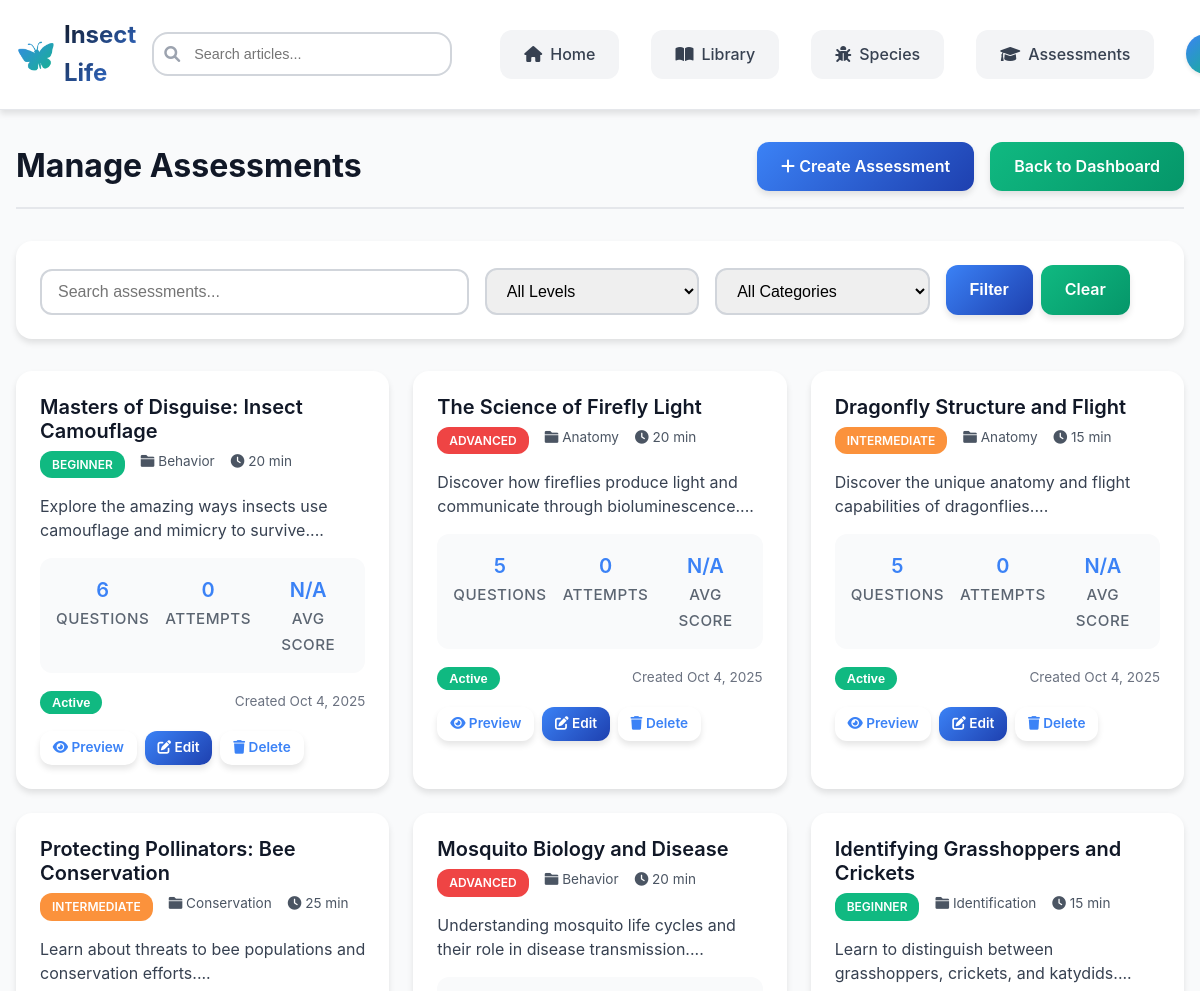
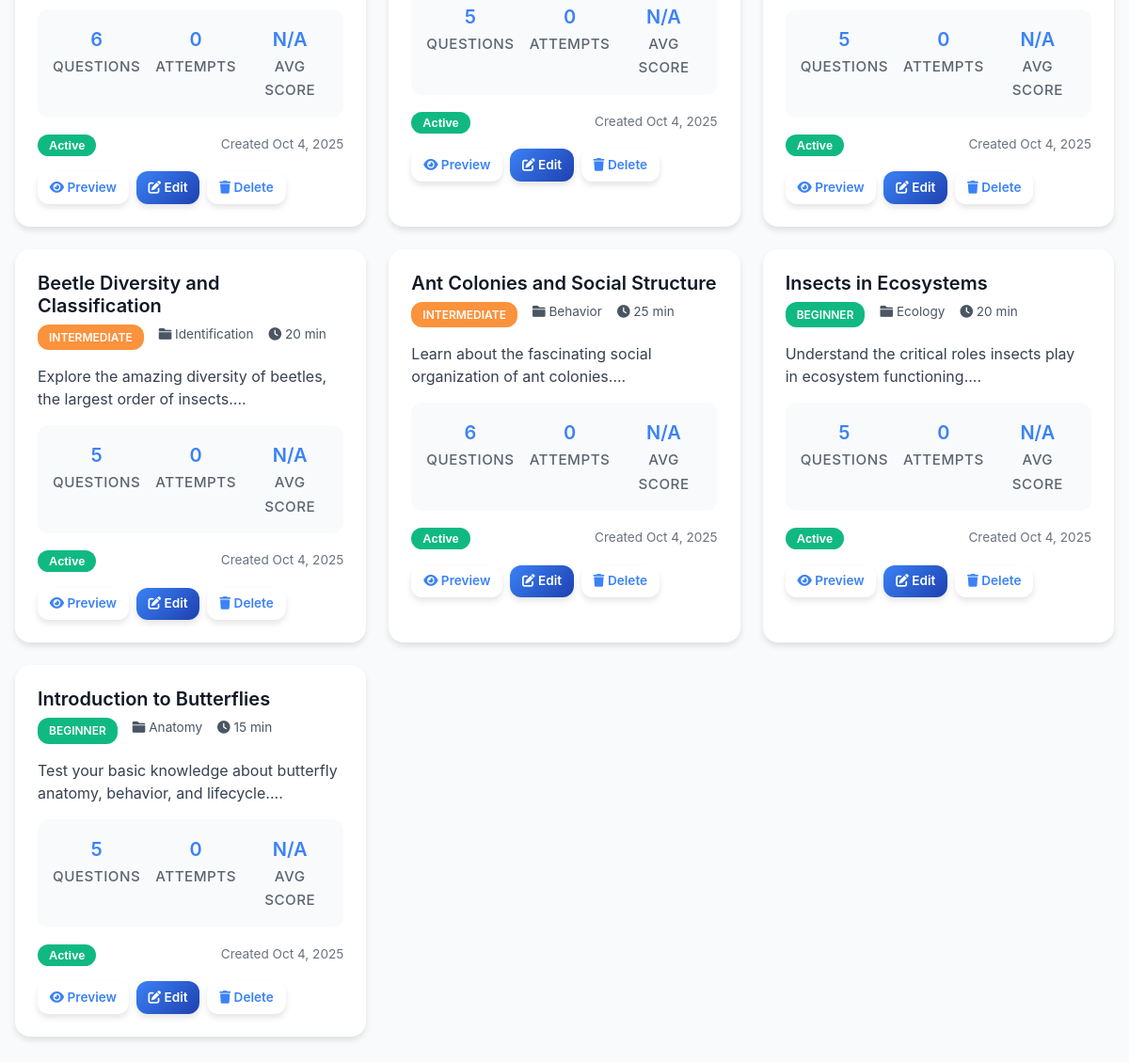
The page /admin/assessments.php (signed in) on the database its author committed (2 pictures, top to bottom).
### tables this page shows
CREATE TABLE `assessments` (
  `id` int(11) NOT NULL,
  `title` varchar(200) NOT NULL,
  `description` text DEFAULT NULL,
  `category` varchar(50) DEFAULT NULL,
  `difficulty_level` enum('beginner','intermediate','advanced') DEFAULT 'beginner',
  `total_questions` int(11) NOT NULL,
  `question_count` int(11) DEFAULT 0,
  `passing_score` decimal(5,2) DEFAULT 70.00,
  `time_limit` int(11) DEFAULT NULL,
  `badge_id` int(11) DEFAULT NULL,
  `is_active` tinyint(1) DEFAULT 1,
  `created_at` timestamp NOT NULL DEFAULT current_timestamp(),
  `updated_at` timestamp NOT NULL DEFAULT current_timestamp() ON UPDATE current_timestamp()
);

### admin/assessments.php (the view, shortened to what this page needs)
<?php
$search = isset($_GET['search']) ? sanitizeInput($_GET['search']) : '';
$page = isset($_GET['page']) ? max(1, intval($_GET['page'])) : 1;
$per_page = 20;
try {
    $pdo = getDBConnection();
    $where_conditions = [];
    $where_clause = !empty($where_conditions) ? 'WHERE ' . implode(' AND ', $where_conditions) : '';
    $offset = ($page - 1) * $per_page;
    $query = "
        SELECT a.*,
               COUNT(DISTINCT ua.id) as attempt_count,
               AVG(ua.score) as avg_score
        FROM assessments a
        LEFT JOIN user_assessments ua ON a.id = ua.assessment_id
        $where_clause
        GROUP BY a.id
        ORDER BY a.created_at DESC
        LIMIT :limit OFFSET :offset
    ";
    $stmt = $pdo->prepare($query);
    $stmt->bindValue(':limit', $per_page, PDO::PARAM_INT);
    $stmt->bindValue(':offset', $offset, PDO::PARAM_INT);
    $stmt->execute();
    $assessments = $stmt->fetchAll();
} catch (Exception $e) {
    error_log("Assessments admin error: " . $e->getMessage());
    $assessments = [];
    $total_assessments = 0;
    $total_pages = 0;
}
include 'includes/header.php';
?>
<link rel="stylesheet" href="../assets/css/main.css">
<link rel="stylesheet" href="../assets/css/header.css">
<link rel="stylesheet" href="../assets/css/admin.css">
<div class="admin-container">
    <div class="page-header">
        <h1>Manage Assessments</h1>
        <div style="display: flex; gap: 1rem;">
            <a href="assessment-edit.php" class="btn btn-primary">
                <i class="fas fa-plus"></i> Create Assessment
            </a>
            <a href="index.php" class="btn btn-secondary">Back to Dashboard</a>
        </div>
    </div>
    <div class="filters-section">
        <form method="GET">
            <div class="filters-grid">
                <input type="text" name="search" class="form-control" placeholder="Search assessments..." value="<?php echo htmlspecialchars($search); ?>">
                <select name="difficulty" class="form-control">
                    <option value="">All Levels</option>
                </select>
                <select name="category" class="form-control">
                    <option value="">All Categories</option>
                </select>
                <div style="display: flex; gap: 0.5rem;">
                    <button type="submit" class="btn btn-primary">Filter</button>
                    <a href="assessments.php" class="btn btn-secondary">Clear</a>
                </div>
            </div>
        </form>
    </div>
    <?php if (empty($assessments)): ?>
        <div style="text-align: center; padding: 3rem; background: white; border-radius: var(--border-radius-lg);">
            <div style="font-size: 3rem; margin-bottom: 1rem;">📝</div>
            <p>No assessments found. <a href="assessment-edit.php">Create your first assessment</a></p>
        </div>
    <?php else: ?>
        <div class="assessments-grid">
            <?php foreach ($assessments as $assessment): ?>
                <div class="assessment-card">
                    <div class="assessment-header">
                        <h3 class="assessment-title"><?php echo htmlspecialchars($assessment['title']); ?></h3>
                        <div class="assessment-meta">
                            <span class="difficulty-badge difficulty-<?php echo $assessment['difficulty_level']; ?>">
                                <?php echo ucfirst($assessment['difficulty_level']); ?>
                            </span>
                            <span><i class="fas fa-folder"></i> <?php echo ucfirst($assessment['category']); ?></span>
                            <span><i class="fas fa-clock"></i> <?php echo $assessment['time_limit']; ?> min</span>
                        </div>
                    </div>
                    <div class="assessment-description">
                        <?php echo htmlspecialchars(substr($assessment['description'], 0, 120)) . '...'; ?>
                    </div>
                    <div class="assessment-stats">
                        <div class="stat-item">
                            <span class="stat-value"><?php echo $assessment['question_count']; ?></span>
                            <span class="stat-label">Questions</span>
                        </div>
                        <div class="stat-item">
                            <span class="stat-value"><?php echo number_format($assessment['attempt_count']); ?></span>
                            <span class="stat-label">Attempts</span>
                        </div>
                        <div class="stat-item">
                            <span class="stat-value"><?php echo $assessment['avg_score'] ? round($assessment['avg_score']) . '%' : 'N/A'; ?></span>
                            <span class="stat-label">Avg Score</span>
                        </div>
                    </div>
                    <div style="display: flex; justify-content: space-between; align-items: center; margin-bottom: 1rem;">
                        <form method="POST" style="display: inline;">
                            <button type="submit" name="toggle_status" class="status-badge <?php echo $assessment['is_active'] ? 'status-active' : 'status-inactive'; ?>">
                                <?php echo $assessment['is_active'] ? 'Active' : 'Inactive'; ?>
                            </button>
                        </form>
                        <div style="font-size: 0.85rem; color: var(--gray-500);">
                            Created <?php echo date('M j, Y', strtotime($assessment['created_at'])); ?>
                        </div>
                    </div>
                    <div class="assessment-actions">
                        <a href="../assessment.php?id=<?php echo $assessment['id']; ?>" class="btn btn-sm btn-info" target="_blank" title="Preview">
                            <i class="fas fa-eye"></i> Preview
                        </a>
                        <a href="assessment-edit.php?id=<?php echo $assessment['id']; ?>" class="btn btn-sm btn-primary" title="Edit">
                            <i class="fas fa-edit"></i> Edit
                        </a>
                        <a href="?delete=<?php echo $assessment['id']; ?>&confirm=1" class="btn btn-sm btn-danger" onclick="return confirm('Delete this assessment and all attempts?')" title="Delete">
                            <i class="fas fa-trash"></i> Delete
                        </a>
                    </div>
                </div>
            <?php endforeach; ?>
        </div>
    <?php endif; ?>
</div>

### assets/css/main.css (style rules this page uses)
:root { --primary-blue-dark: #1e40af; --primary-blue: #3b82f6; --primary-blue-light: #60a5fa; --secondary-green-dark: #059669; --secondary-green: #10b981; --secondary-green-light: #34d399; --accent-yellow: #fbbf24; --accent-orange: #fb923c; --accent-brown: #92400e; --white: #ffffff; --gray-50: #f9fafb; --gray-100: #f3f4f6; --gray-200: #e5e7eb; --gray-300: #d1d5db; --gray-400: #9ca3af; --gray-500: #6b7280; --gray-600: #4b5563; --gray-700: #374151; --gray-800: #1f2937; --gray-900: #111827; --font-family-primary: 'Inter', 'Segoe UI', Tahoma, Geneva, Verdana, sans-serif; --font-family-secondary: 'Open Sans', Arial, sans-serif; --container-max-width: 1200px; --section-padding: 4rem 2rem; --card-padding: 2rem; --border-radius-sm: 8px; --border-radius-md: 12px; --border-radius-lg: 16px; --border-radius-xl: 20px; --shadow-sm: 0 2px 4px rgba(0, 0, 0, 0.1); --shadow-md: 0 4px 6px rgba(0, 0, 0, 0.1); --shadow-lg: 0 10px 15px rgba(0, 0, 0, 0.1); --shadow-xl: 0 20px 25px rgba(0, 0, 0, 0.15); --transition-fast: 0.2s ease; --transition-normal: 0.3s ease; --transition-slow: 0.5s ease; }
* { margin: 0; padding: 0; box-sizing: border-box; }
html { scroll-behavior: smooth; font-size: 16px; }
body { font-family: var(--font-family-primary); line-height: 1.6; color: var(--gray-800); background: linear-gradient(135deg, var(--primary-blue-light) 0%, var(--secondary-green-light) 100%); min-height: 100vh; }
h1, h2, h3, h4, h5, h6 { font-weight: 700; line-height: 1.2; margin-bottom: 1rem; color: var(--gray-900); }
h1 { font-size: 3rem; }
h3 { font-size: 1.875rem; }
a { color: var(--primary-blue); text-decoration: none; transition: color var(--transition-fast); }
.btn { display: inline-block; padding: 0.75rem 1.5rem; font-size: 1rem; font-weight: 600; text-align: center; text-decoration: none; border: none; border-radius: var(--border-radius-md); cursor: pointer; transition: all var(--transition-fast); box-shadow: var(--shadow-md); }
.btn-primary { background: linear-gradient(135deg, var(--primary-blue) 0%, var(--primary-blue-dark) 100%); color: var(--white); }
.btn-secondary { background: linear-gradient(135deg, var(--secondary-green) 0%, var(--secondary-green-dark) 100%); color: var(--white); }
.stat-label { font-size: 1rem; opacity: 0.9; }
.form-control { width: 100%; padding: 0.75rem 1rem; border: 2px solid var(--gray-300); border-radius: var(--border-radius-md); font-size: 1rem; transition: border-color var(--transition-fast); }

### assets/css/admin.css (style rules this page uses)
body { background: var(--gray-50) !important; min-height: 100vh; padding-top: 0 !important; }
.admin-container { max-width: 1400px; margin: 0 auto; padding: 2rem 1rem; }
.page-header { display: flex; justify-content: space-between; align-items: center; margin-bottom: 2rem; padding-bottom: 1rem; border-bottom: 2px solid var(--gray-200); }
.page-header h1 { color: var(--gray-900); margin-bottom: 0; font-size: 2rem; }
.stat-label { color: var(--gray-600); font-weight: 500; font-size: 0.95rem; }
.filters-section { background: white; padding: 1.5rem; border-radius: var(--border-radius-lg); box-shadow: var(--shadow-md); margin-bottom: 2rem; }
.filters-grid { display: grid; grid-template-columns: 2fr 1fr 1fr 1fr; gap: 1rem; align-items: end; }
.stat-item { flex: 1; text-align: center; }
.stat-value { font-size: 1.25rem; font-weight: 600; color: var(--primary-blue); display: block; }
.btn-sm { padding: 0.4rem 0.8rem; font-size: 0.85rem; }
.status-badge { padding: 0.25rem 0.75rem; border-radius: 12px; font-size: 0.8rem; font-weight: 600; border: none; cursor: pointer; transition: all var(--transition-fast); }
.status-active, .status-approved { background: var(--secondary-green); color: white; }

### rows shown on the page
assessments: title "Masters of Disguise: Insect Camouflage", difficulty_level "BEGINNER", category "Behavior", time_limit "20", description "Explore the amazing ways insects use camouflage and mimicry to survive.", question_count "6", attempt_count "0", is_active "Active", created_at "Oct 4, 2025"
assessments: title "The Science of Firefly Light", difficulty_level "ADVANCED", category "Anatomy", time_limit "20", description "Discover how fireflies produce light and communicate through bioluminescence.", question_count "5", attempt_count "0", is_active "Active", created_at "Oct 4, 2025"
assessments: title "Dragonfly Structure and Flight", difficulty_level "INTERMEDIATE", category "Anatomy", time_limit "15", description "Discover the unique anatomy and flight capabilities of dragonflies.", question_count "5", attempt_count "0", is_active "Active", created_at "Oct 4, 2025"
assessments: title "Protecting Pollinators: Bee Conservation", difficulty_level "INTERMEDIATE", category "Conservation", time_limit "25", description "Learn about threats to bee populations and conservation efforts.", question_count "6", attempt_count "0", is_active "Active", created_at "Oct 4, 2025"
assessments: title "Mosquito Biology and Disease", difficulty_level "ADVANCED", category "Behavior", time_limit "20", description "Understanding mosquito life cycles and their role in disease transmission.", question_count "5", attempt_count "0", is_active "Active", created_at "Oct 4, 2025"
assessments: title "Identifying Grasshoppers and Crickets", difficulty_level "BEGINNER", category "Identification", time_limit "15", description "Learn to distinguish between grasshoppers, crickets, and katydids.", question_count "5", attempt_count "0", is_active "Active", created_at "Oct 4, 2025"
assessments: title "Beetle Diversity and Classification", difficulty_level "INTERMEDIATE", category "Identification", time_limit "20", description "Explore the amazing diversity of beetles, the largest order of insects.", question_count "5", attempt_count "0", is_active "Active", created_at "Oct 4, 2025"
assessments: title "Ant Colonies and Social Structure", difficulty_level "INTERMEDIATE", category "Behavior", time_limit "25", description "Learn about the fascinating social organization of ant colonies.", question_count "6", attempt_count "0", is_active "Active", created_at "Oct 4, 2025"
assessments: title "Insects in Ecosystems", difficulty_level "BEGINNER", category "Ecology", time_limit "20", description "Understand the critical roles insects play in ecosystem functioning.", question_count "5", attempt_count "0", is_active "Active", created_at "Oct 4, 2025"
assessments: title "Introduction to Butterflies", difficulty_level "BEGINNER", category "Anatomy", time_limit "15", description "Test your basic knowledge about butterfly anatomy, behavior, and lifecycle.", question_count "5", attempt_count "0", is_active "Active", created_at "Oct 4, 2025"
